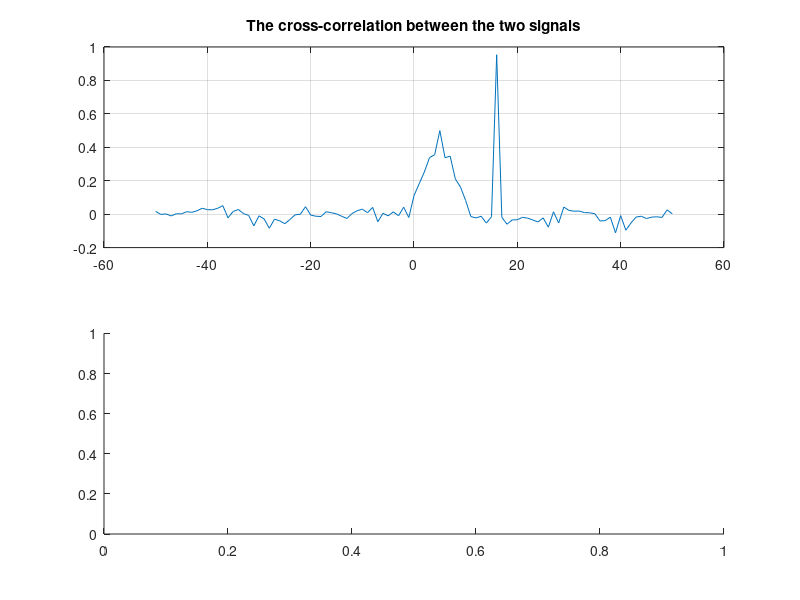

This chart was generated by the following MATLAB code: (Note: this script raises an error after producing the figure.)
%D_TDEB  HOSA Demo: Time-delay estimation using cross-bispectrum (tdeb)
%       
echo off 
% A. Swami Oct 18, 1997.
% Copyright (c) 1991-2001 by United Signals & Systems, Inc. 
%       $Revision: 1.7 $

%     RESTRICTED RIGHTS LEGEND
% Use, duplication, or disclosure by the Government is subject to
% restrictions as set forth in subparagraph (c) (1) (ii) of the 
% Rights in Technical Data and Computer Software clause of DFARS
% 252.227-7013. 
% Manufacturer: United Signals & Systems, Inc., P.O. Box 2374, 
% Culver City, California 90231. 
%
%  This material may be reproduced by or for the U.S. Government pursuant 
%  to the copyright license under the clause at DFARS 252.227-7013. 

clear, clc, 

echo on 
%      Time-delay estimation using cross-bispectrum 
%
% TDEB uses auto and cross-bispectra to compute a 1-D `hologram' which should
% peak at the correct delay.

% We will test TDEB on some data generated by TDEGEN: 
% The data consist of two signals, y1 = s1 + g1, and y2 = s2 + g2. 
% s1 is  an i.i.d. sequence with the single-sided exponential distribution 
%        (mean=0, variance=1, skewness=2). 
% s2 is a delayed version of s1 (delay of 16 samples).
% g1 is a white Gaussian noise sequence with unity variance.
% g2 is obtained by passing g1 through the MA filter, 
%    [1 2 3 4 5 6 6 4 3 2 1].  
% The two noise signals, g1 and g2, have a strong cross-correlation at a delay
%     of 5 samples. 

% Hit any key to continue
pause

load tde1
m   = length(r21);
m   = (m-1)/2;
clf 
subplot(211)
plot(-m:m, r21),title('The cross-correlation between the two signals')
grid on
set (gcf, 'Name','HOSA TDEB ') 

% 
%  The cross-correlation displays two peaks:  
%      a broad peak at n=5 corresponding to the noise 
%      a sharp peak at n=16 corresponding to the signal delay 
%  The cross-correlation by itself cannot be used to distinguish between 
%     these two peaks. 

subplot(212)
d2 = tdeb (s1, s2, 30); 
a = axis;
axis([-m,m,a(3),a(4)])
set (gcf, 'Name','HOSA  TDEB') 

% Note that the TDEB estimate is blind to the spatially correlated noise 
%      and shows a single sharp peak at the true delay of 16 samples. 

% Hit any key to continue
pause

